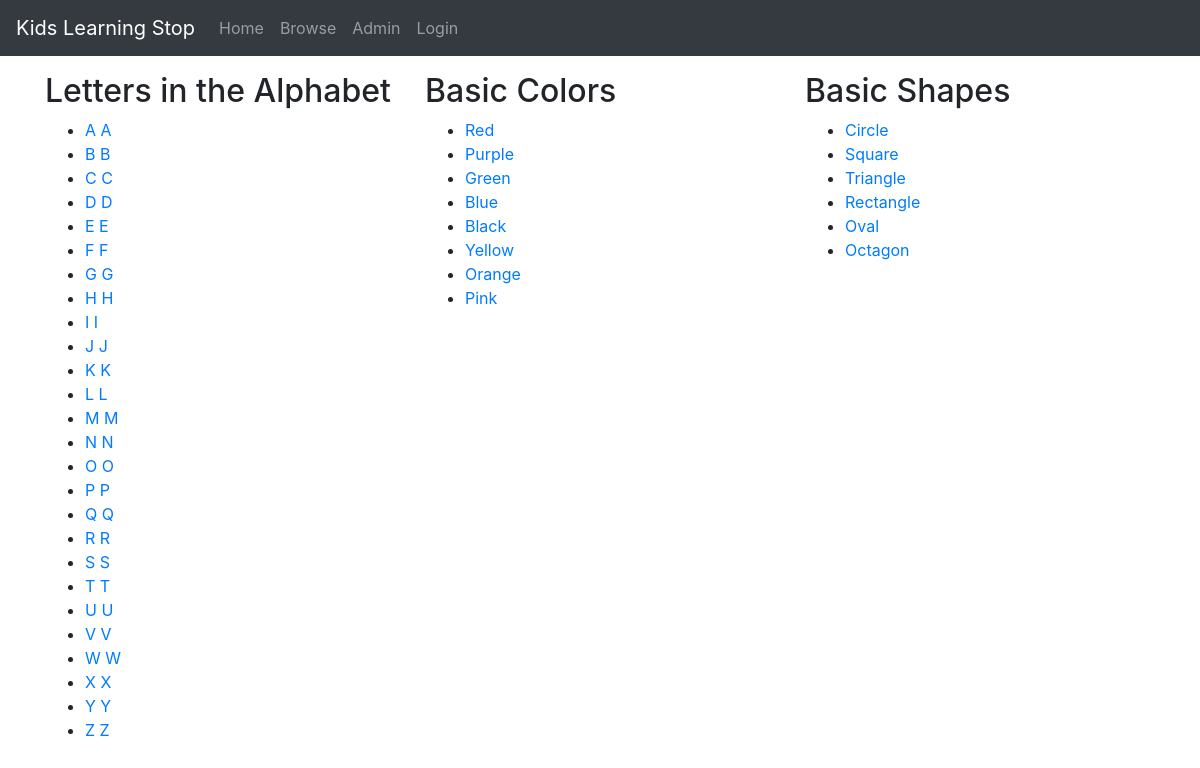
Screenshot of /browse with the database file from the repository.
### app.py (models this page shows)
class Letter(db.Model):
    id = db.Column(db.Integer, primary_key=True)
    name = db.Column(db.String(50), nullable=False)
    desc = db.Column(db.String(500), nullable=False)

class Color(db.Model):
    id = db.Column(db.Integer, primary_key=True)
    name = db.Column(db.String(50), nullable=False)
    desc = db.Column(db.String(500), nullable=False)

class Shape(db.Model):
    id = db.Column(db.Integer, primary_key=True)
    name = db.Column(db.String(50), nullable=False)
    desc = db.Column(db.String(500), nullable=False)

### app.py (the view)
@app.route('/browse')
def browse():
    letters = Letter.query.all()
    colors = Color.query.all()
    shapes = Shape.query.all()
    return render_template('browse.html', letters=letters, colors=colors, shapes=shapes)

### app.py (called while the page is built)
@login_manager.request_loader
def request_loader(request):
    email = request.form.get('email')
    if email not in users:
        return
    user = User()
    user.id = email
    user.is_authenticated = request.form['password'] == users[email]['password']
    return user

### templates/browse.html
{% extends 'base.html' %}
{% block body %}
<div class="row">
    <div class="col">
        <h2>Letters in the Alphabet</h2>
        <ul>
            {% for letter in letters %}
                <li><a href="{{ url_for('letter', name = letter.name) }}">{{ letter.name | title }}</a></li>
            {% endfor %}
        </ul>
    </div>
    <div class="col">
        <h2>Basic Colors</h2>
        <ul>
            {% for color in colors %}
                <li><a href="{{ url_for('color', name = color.name) }}">{{ color.name | title }}</a></li>
            {% endfor %}
        </ul>
    </div>
    <div class="col">
        <h2>Basic Shapes</h2>
        <ul>
            {% for shape in shapes %}
                <li><a href="{{ url_for('shape', name = shape.name) }}">{{ shape.name | title }}</a></li>
            {% endfor %}
        </ul>
    </div>
</div>
{% endblock %}

### templates/base.html (shortened to what this page needs)
<!DOCTYPE html>
<html lang="en">
<head>
    <link rel="stylesheet" href="https://stackpath.bootstrapcdn.com/bootstrap/4.5.2/css/bootstrap.min.css">
</head>
<body>
<nav class="navbar navbar-expand-lg navbar-dark bg-dark mb-3">
  <a class="navbar-brand" href="#">Kids Learning Stop</a>
  <div class="collapse navbar-collapse" id="navbarSupportedContent">
    <ul class="navbar-nav mr-auto">
      <li class="nav-item">
        <a class="nav-link" href="{{ url_for('index') }}">Home</a>
      </li>
        <li class="nav-item">
        <a class="nav-link" href="{{ url_for('browse') }}">Browse</a>
      </li>
      <li class="nav-item">
        <a class="nav-link" href="{{ url_for('admin') }}">Admin</a>
      </li>
        <li class="nav-item">
        <a class="nav-link" href="{{ url_for('login') }}">Login</a>
      </li>
    </ul></div>
</nav>
<div class="container">
    {% block body %}
    {% endblock %}
</div>
</body>
</html>

### rows the page displays
Letter: name "A A"
Letter: name "B B"
Letter: name "C C"
Letter: name "D D"
Letter: name "E E"
Letter: name "F F"
Letter: name "G G"
Letter: name "H H"
Letter: name "I I"
Letter: name "J J"
Letter: name "K K"
Letter: name "L L"
Letter: name "M M"
Letter: name "N N"
Letter: name "O O"
Letter: name "P P"
Letter: name "Q Q"
Letter: name "R R"
Letter: name "S S"
Letter: name "T T"
Letter: name "U U"
Letter: name "V V"
Letter: name "W W"
Letter: name "X X"
Letter: name "Y Y"
Letter: name "Z Z"
Color: name "Red"
Color: name "Purple"
Color: name "Green"
Color: name "Blue"
Color: name "Black"
Color: name "Yellow"
Color: name "Orange"
Color: name "Pink"
Shape: name "Circle"
Shape: name "Square"
Shape: name "Triangle"
Shape: name "Rectangle"
Shape: name "Oval"
Shape: name "Octagon"
